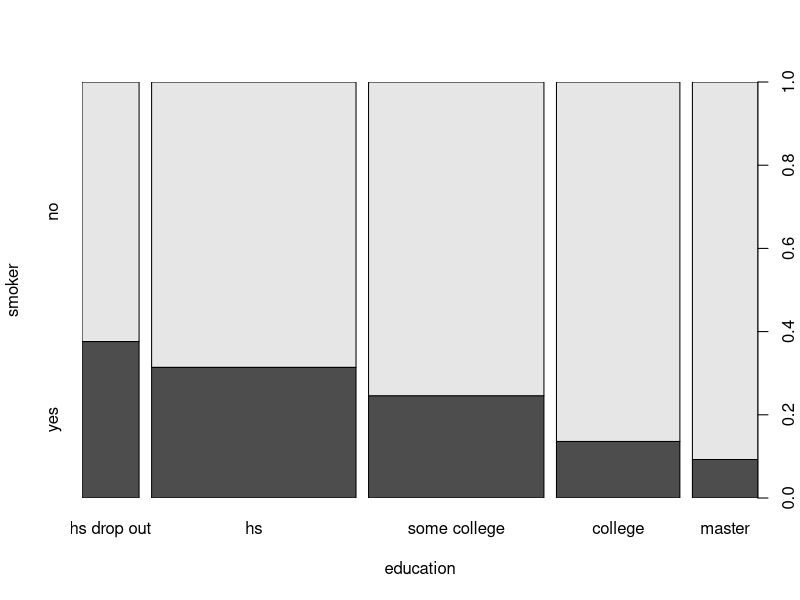
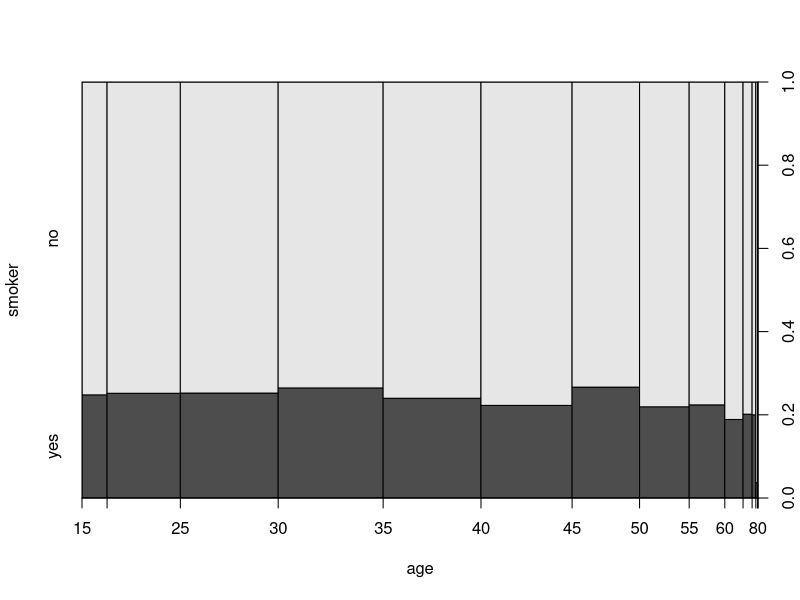

The R script that drew these images, in order:
library(AER)


### Name: SmokeBan
### Title: Do Workplace Smoking Bans Reduce Smoking?
### Aliases: SmokeBan
### Keywords: datasets

### ** Examples

data("SmokeBan")

## proportion of non-smokers increases with education
plot(smoker ~ education, data = SmokeBan)

## proportion of non-smokers constant over age
plot(smoker ~ age, data = SmokeBan)
